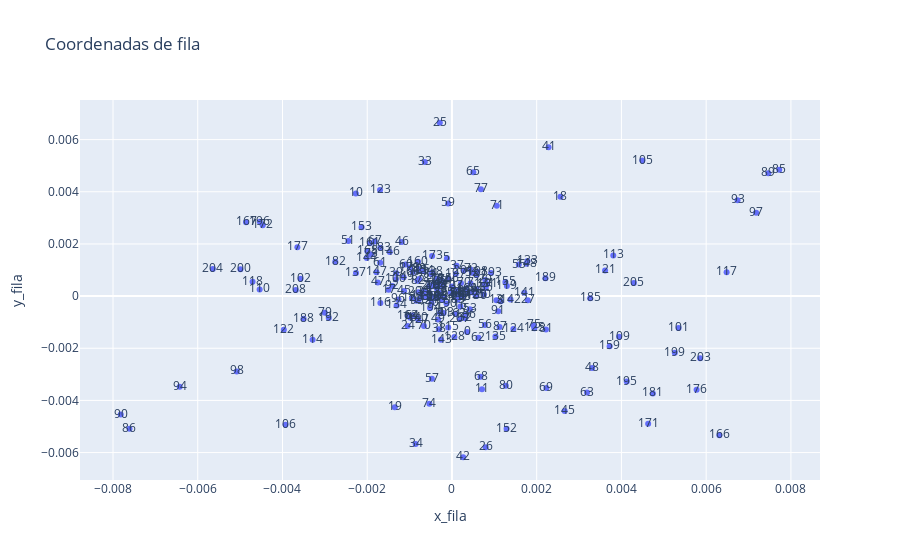
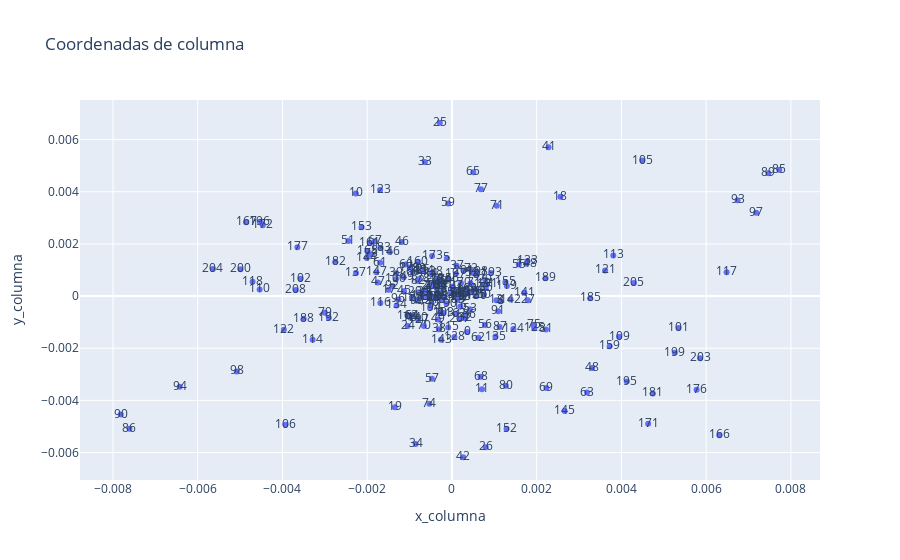

Notebook source saved alongside these figures, in order:
### Code cell
import plotly.express as px

# Crear un DataFrame con las coordenadas de fila y columna
coords_df = pd.DataFrame({
    'fila': range(row_coords.shape[0]),
    'columna': range(col_coords.shape[0]),
    'x_fila': row_coords[:, 0],
    'y_fila': row_coords[:, 1],
    'x_columna': col_coords[:, 0],
    'y_columna': col_coords[:, 1]
})

# Graficar las coordenadas de fila
fig = px.scatter(coords_df, x='x_fila', y='y_fila', text='fila', title='Coordenadas de fila')
fig.show()

# Graficar las coordenadas de columna
fig = px.scatter(coords_df, x='x_columna', y='y_columna', text='columna', title='Coordenadas de columna')
fig.show()

### Figure 1 — Plotly figure (JSON) as saved in the notebook; plotly's stock layout.template omitted (floating-point values rounded to 4 significant figures; data arrays with more than 128 entries replaced by an {"elided": "..."} marker saying what was removed)
{"data": [{"hovertemplate": "x_fila=%{x}<br>y_fila=%{y}<br>fila=%{text}<extra></extra>", "legendgroup": "", "marker": {"color": "#636efa", "symbol": "circle"}, "mode": "markers+text", "name": "", "orientation": "v", "showlegend": false, "text": {"elided": "209 int values"}, "type": "scatter", "x": {"elided": "209 float values"}, "xaxis": "x", "y": {"elided": "209 float values"}, "yaxis": "y"}], "layout": {"legend": {"tracegroupgap": 0}, "title": {"text": "Coordenadas de fila"}, "xaxis": {"anchor": "y", "domain": [0, 1], "title": {"text": "x_fila"}}, "yaxis": {"anchor": "x", "domain": [0, 1], "title": {"text": "y_fila"}}}}

### Figure 2 — Plotly figure (JSON) as saved in the notebook; plotly's stock layout.template omitted (floating-point values rounded to 4 significant figures; data arrays with more than 128 entries replaced by an {"elided": "..."} marker saying what was removed)
{"data": [{"hovertemplate": "x_columna=%{x}<br>y_columna=%{y}<br>columna=%{text}<extra></extra>", "legendgroup": "", "marker": {"color": "#636efa", "symbol": "circle"}, "mode": "markers+text", "name": "", "orientation": "v", "showlegend": false, "text": {"elided": "209 int values"}, "type": "scatter", "x": {"elided": "209 float values"}, "xaxis": "x", "y": {"elided": "209 float values"}, "yaxis": "y"}], "layout": {"legend": {"tracegroupgap": 0}, "title": {"text": "Coordenadas de columna"}, "xaxis": {"anchor": "y", "domain": [0, 1], "title": {"text": "x_columna"}}, "yaxis": {"anchor": "x", "domain": [0, 1], "title": {"text": "y_columna"}}}}
